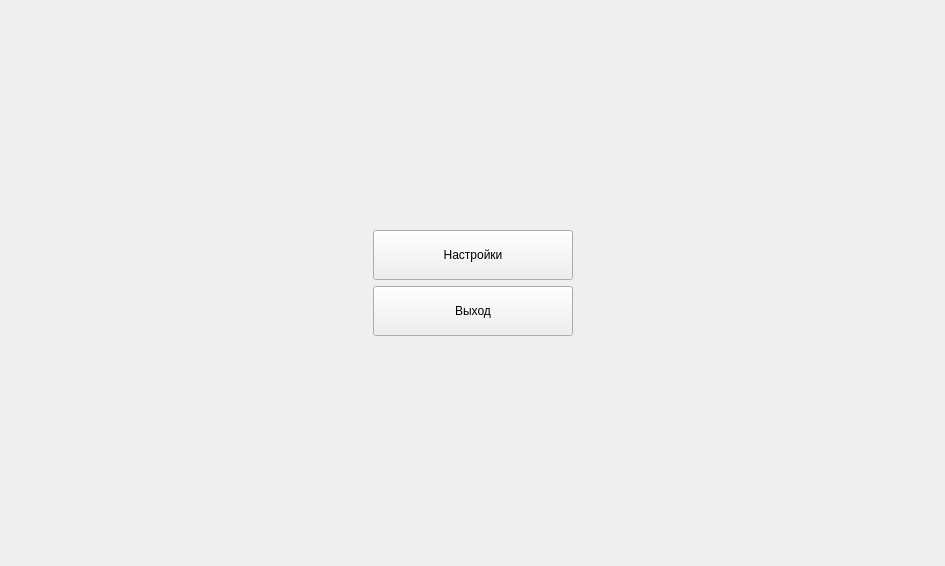
<?xml version="1.0" encoding="UTF-8"?>
<ui version="4.0">
 <class>MainMenuPage</class>
 <widget class="QWidget" name="MainMenuPage">
  <property name="geometry">
   <rect>
    <x>0</x>
    <y>0</y>
    <width>945</width>
    <height>566</height>
   </rect>
  </property>
  <property name="windowTitle">
   <string/>
  </property>
  <layout class="QGridLayout" name="gridLayout">
   <item row="0" column="0">
    <layout class="QHBoxLayout" name="horizontalLayout">
     <item>
      <spacer name="horizontalSpacer">
       <property name="orientation">
        <enum>Qt::Horizontal</enum>
       </property>
       <property name="sizeHint" stdset="0">
        <size>
         <width>436</width>
         <height>20</height>
        </size>
       </property>
      </spacer>
     </item>
     <item>
      <layout class="QVBoxLayout" name="verticalLayout_2">
       <item>
        <spacer name="verticalSpacer">
         <property name="orientation">
          <enum>Qt::Vertical</enum>
         </property>
         <property name="sizeHint" stdset="0">
          <size>
           <width>20</width>
           <height>245</height>
          </size>
         </property>
        </spacer>
       </item>
       <item>
        <layout class="QVBoxLayout" name="verticalLayout">
         <item>
          <widget class="QPushButton" name="settingPageButton">
           <property name="minimumSize">
            <size>
             <width>200</width>
             <height>50</height>
            </size>
           </property>
           <property name="text">
            <string>Настройки</string>
           </property>
          </widget>
         </item>
         <item>
          <widget class="QPushButton" name="closeButton">
           <property name="minimumSize">
            <size>
             <width>200</width>
             <height>50</height>
            </size>
           </property>
           <property name="text">
            <string>Выход</string>
           </property>
          </widget>
         </item>
        </layout>
       </item>
       <item>
        <spacer name="verticalSpacer_2">
         <property name="orientation">
          <enum>Qt::Vertical</enum>
         </property>
         <property name="sizeHint" stdset="0">
          <size>
           <width>20</width>
           <height>244</height>
          </size>
         </property>
        </spacer>
       </item>
      </layout>
     </item>
     <item>
      <spacer name="horizontalSpacer_2">
       <property name="orientation">
        <enum>Qt::Horizontal</enum>
       </property>
       <property name="sizeHint" stdset="0">
        <size>
         <width>435</width>
         <height>20</height>
        </size>
       </property>
      </spacer>
     </item>
    </layout>
   </item>
  </layout>
 </widget>
 <resources/>
 <connections/>
</ui>
